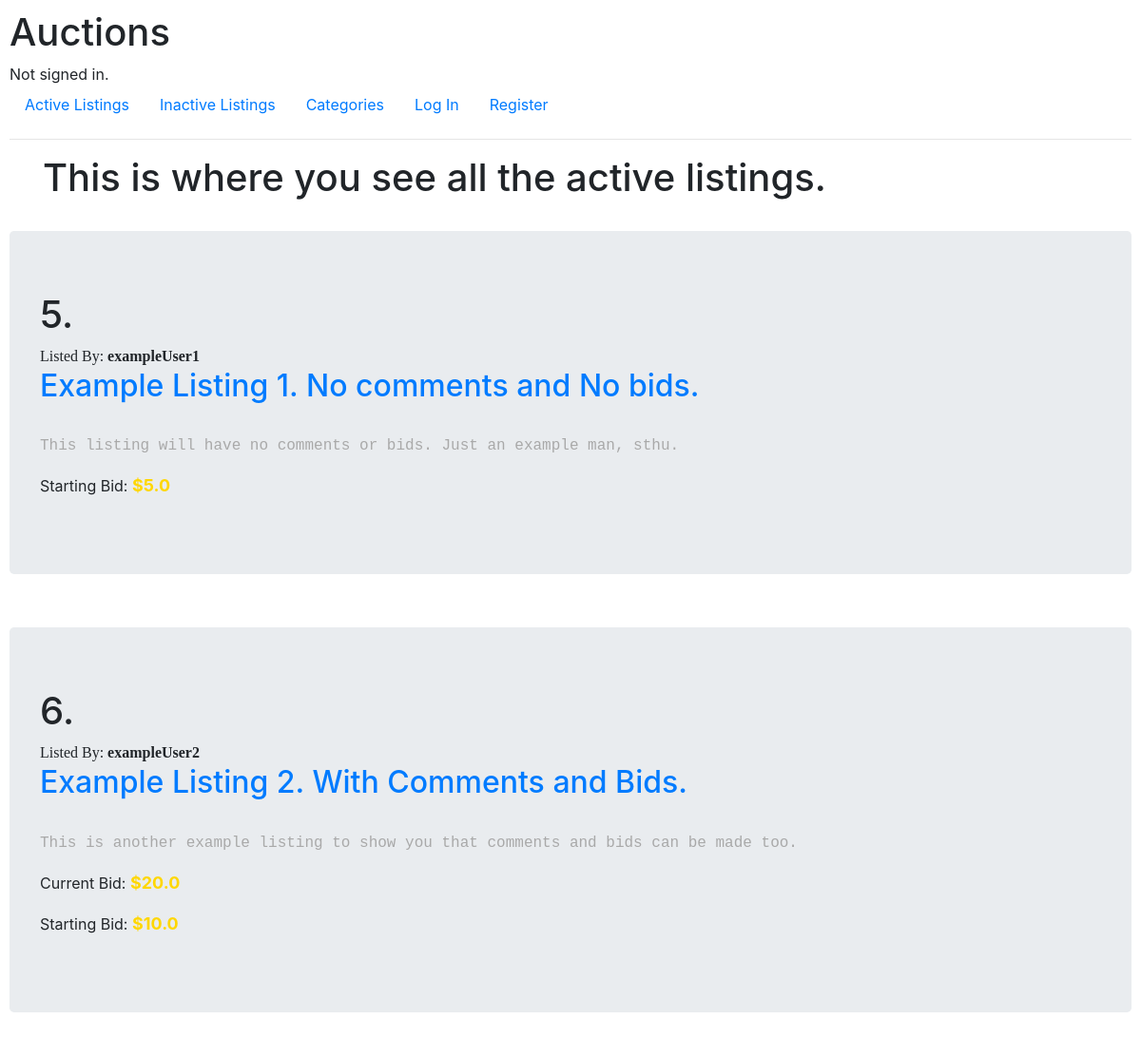
The page / on the database its author committed.
### auctions/models.py (models this page shows, shortened)
class Listing(models.Model):
    title = models.CharField(max_length = 64)
    description = models.TextField()
    starting_bid = models.FloatField(validators = [MinValueValidator(1)])
    img_url = models.URLField(blank = True)
    user = models.ForeignKey(User, on_delete = models.CASCADE, related_name = "owner")
    category = models.CharField(blank = True, max_length = 64)
    active = models.BooleanField(blank = False, default = True)
    winner = models.ForeignKey(User, blank = True, on_delete = models.CASCADE, related_name = "new_owner", null = True)

class User(AbstractUser):
    pass

class Bid(models.Model):
    value = models.FloatField(validators = [MinValueValidator(1)])
    listing = models.ForeignKey(Listing, verbose_name = "price", on_delete=models.CASCADE)
    user = models.ForeignKey(User, on_delete = models.CASCADE)
    winner = models.BooleanField(default = False)

### auctions/views.py (the view)
# urls.py: path("", views.index, name = "index"),
def index(request):
    return render(request, "auctions/index.html", {
        "listings": Listing.objects.all().filter(active = True),
        "bids": Bid.objects.all(),
        "header": "This is where you see all the active listings."
    })

### auctions/templates/auctions/index.html
{% extends "auctions/layout.html" %}
{% block body %}
    <div class = "container"> <h1>{{header}}</h1></div>
    {% for listing in listings %}
    <br>
    <div class = "container_fluid jumbotron">
        <h1>{{listing.id}}.</h1>
        <div style = "font-family: cursive;">Listed By: <b>{{listing.user}}</b></div>
        <h2><a href="{% url 'listing' listing.id %}">{{listing.title}}</a></h2>
        {% if listing.img_url %}
            <div><img style = "width: 30vw;" src = "{{listing.img_url}}" alt=""></div>
        {% endif %}
        <p style = "color:darkgray; font-family:'Courier New', Courier, monospace">{{listing.description}}</p>
        {% for bid in bids %}
            {% if bid.listing == listing %}
                <p>Current Bid: <span style = "color:gold; font-weight:bold; font-size:large">${{bid.value}}</span></p>
            {% endif %}
        {% endfor %}
        <p>Starting Bid: <span style = "color:gold; font-weight:bold; font-size:large">${{listing.starting_bid}}</span></p>
        </div>
    {% endfor %}
{% endblock %}

### auctions/templates/auctions/layout.html (shortened to what this page needs)
{% load static %}
<!DOCTYPE html>
<html lang="en">
    <head>
        <link rel="stylesheet" href="https://stackpath.bootstrapcdn.com/bootstrap/4.4.1/css/bootstrap.min.css">
        <link href="{% static 'auctions/styles.css' %}" rel="stylesheet">
    </head>
    <body>
        <h1>Auctions</h1>
        <div>
            {% if user.is_authenticated %}
                Signed in as <strong>{{ user.username }}</strong>.
            {% else %}
                Not signed in.
            {% endif %}
        </div>
        <ul class="nav">
            <li class="nav-item">
                <a class="nav-link" href="{% url 'index' %}">Active Listings</a>
            </li>
            <li class="nav-item">
                <a class="nav-link" href="{% url 'inactive' %}">Inactive Listings</a>
            </li>
            <li class="nav-item">
                <a class="nav-link" href="{% url 'categories' %}">Categories</a>
            </li>
            {% if user.is_authenticated %}
                <li class="nav-item">
                    <a class="nav-link" href="{% url 'create' %}">Create Listing</a>
                </li>
                <li class="nav-item">
                    <a class="nav-link" href="{% url 'logout' %}">Log Out</a>
                </li>
                <li class="nav-item">
                    <a class="nav-link" href="{% url 'watchlist' %}">Watchlist</a>
                </li>
            {% else %}
                <li class="nav-item">
                    <a class="nav-link" href="{% url 'login' %}">Log In</a>
                </li>
                <li class="nav-item">
                    <a class="nav-link" href="{% url 'register' %}">Register</a>
                </li>
            {% endif %}
        </ul>
        <hr>
        {% block body %}
        {% endblock %}
    </body>
</html>

### auctions/static/auctions/styles.css (style rules this page uses)
body { padding: 10px; }

### rows shown on the page
Listing: id "5", user "exampleUser1", title "Example Listing 1. No comments and No bids.", description "This listing will have no comments or bids. Just an example man, sthu.", starting_bid "5.0"
Listing: id "6", user "exampleUser2", title "Example Listing 2. With Comments and Bids.", description "This is another example listing to show you that comments and bids can be made too.", starting_bid "10.0"
Bid: value "20.0"

### other values the page prints
{{ header }} "This is where you see all the active listings."
